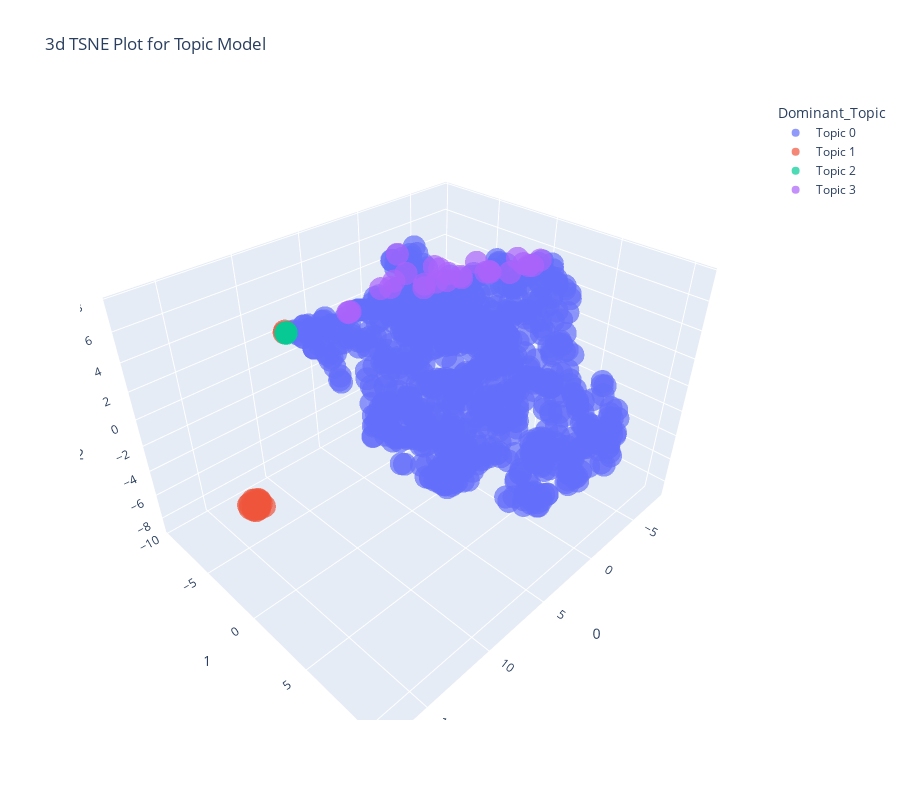

Source (notebook cell):
### Code cell
plot_model(lsi, plot = 'tsne')

### Figure 1 — Plotly figure (JSON) as saved in the notebook; plotly's stock layout.template omitted (floating-point values rounded to 4 significant figures; data arrays with more than 128 entries replaced by an {"elided": "..."} marker saying what was removed)
{"data": [{"hovertemplate": "Dominant_Topic=Topic 0<br>0=%{x}<br>1=%{y}<br>2=%{z}<extra></extra>", "legendgroup": "Topic 0", "marker": {"color": "#636efa", "opacity": 0.7, "symbol": "circle"}, "mode": "markers", "name": "Topic 0", "scene": "scene", "showlegend": true, "type": "scatter3d", "x": {"elided": "946 float values"}, "y": {"elided": "946 float values"}, "z": {"elided": "946 float values"}}, {"hovertemplate": "Dominant_Topic=Topic 1<br>0=%{x}<br>1=%{y}<br>2=%{z}<extra></extra>", "legendgroup": "Topic 1", "marker": {"color": "#EF553B", "opacity": 0.7, "symbol": "circle"}, "mode": "markers", "name": "Topic 1", "scene": "scene", "showlegend": true, "type": "scatter3d", "x": [16.91, 7.344, 16.46, 16.93, 17.03, 16.48, 16.64, 17.05, 17.04, 16.92, 16.94, 17.01, 16.79, 7.459, 16.66, 16.77, 17.0, 16.53, 16.89, 16.5, 16.68, 16.99, 16.47, 17.02], "y": [0.006586, -9.553, 0.1138, 0.5654, 0.5382, 0.05078, -0.1175, -0.201, -0.1361, 0.4954, 0.4104, 0.1446, -0.1403, -9.449, 0.1371, -0.1577, 0.3974, -0.02678, 0.5969, 0.4557, 0.2268, 0.3943, 0.0004319, -0.07312], "z": [-1.283, 2.075, -1.088, -0.5818, -0.572, -0.8998, -0.8511, -1.028, -1.221, -0.9535, -0.5343, -1.19, -0.811, 2.037, -1.281, -1.256, -0.6174, -0.8403, -0.5073, -1.056, -1.251, -1.092, -1.014, -0.8604]}, {"hovertemplate": "Dominant_Topic=Topic 2<br>0=%{x}<br>1=%{y}<br>2=%{z}<extra></extra>", "legendgroup": "Topic 2", "marker": {"color": "#00cc96", "opacity": 0.7, "symbol": "circle"}, "mode": "markers", "name": "Topic 2", "scene": "scene", "showlegend": true, "type": "scatter3d", "x": [7.488, 7.493, 7.488], "y": [-9.184, -9.21, -9.184], "z": [2.163, 2.098, 2.162]}, {"hovertemplate": "Dominant_Topic=Topic 3<br>0=%{x}<br>1=%{y}<br>2=%{z}<extra></extra>", "legendgroup": "Topic 3", "marker": {"color": "#ab63fa", "opacity": 0.7, "symbol": "circle"}, "mode": "markers", "name": "Topic 3", "scene": "scene", "showlegend": true, "type": "scatter3d", "x": [-3.652, -5.848, -3.631, -7.092, 1.937, -2.584, 0.4366, 2.683, -4.08, -4.249, 4.068, -7.08, 4.004, -3.872, -7.243, 1.211, 2.087, -2.715, -4.597, -6.613, -7.506, -6.084, -4.653, 4.077, -3.256, -6.111, -7.602], "y": [-6.245, -3.573, -5.959, -1.861, -4.672, -6.466, -5.906, -5.124, -5.54, -3.117, -6.879, -2.418, -6.718, -5.453, -1.428, -4.309, -4.854, -6.535, -4.841, 0.3792, -1.169, -3.469, -4.76, -6.744, -6.113, -3.417, -0.9146], "z": [3.018, 3.93, 4.133, 5.118, 5.5, 2.854, 6.49, 5.075, 3.773, 5.328, 3.23, 3.876, 3.327, 3.32, 4.817, 5.916, 5.038, 3.068, 3.618, 5.838, 4.664, 3.948, 3.506, 3.298, 4.375, 3.893, 4.726]}], "layout": {"height": 800, "legend": {"title": {"text": "Dominant_Topic"}, "tracegroupgap": 0}, "scene": {"aspectmode": "auto", "aspectratio": {"x": 1.242, "y": 0.9988, "z": 0.8059}, "domain": {"x": [0, 1], "y": [0, 1]}, "xaxis": {"title": {"text": "0"}, "type": "linear"}, "yaxis": {"title": {"text": "1"}, "type": "linear"}, "zaxis": {"title": {"text": "2"}, "type": "linear"}}, "title": {"text": "3d TSNE Plot for Topic Model"}, "width": 900}}
